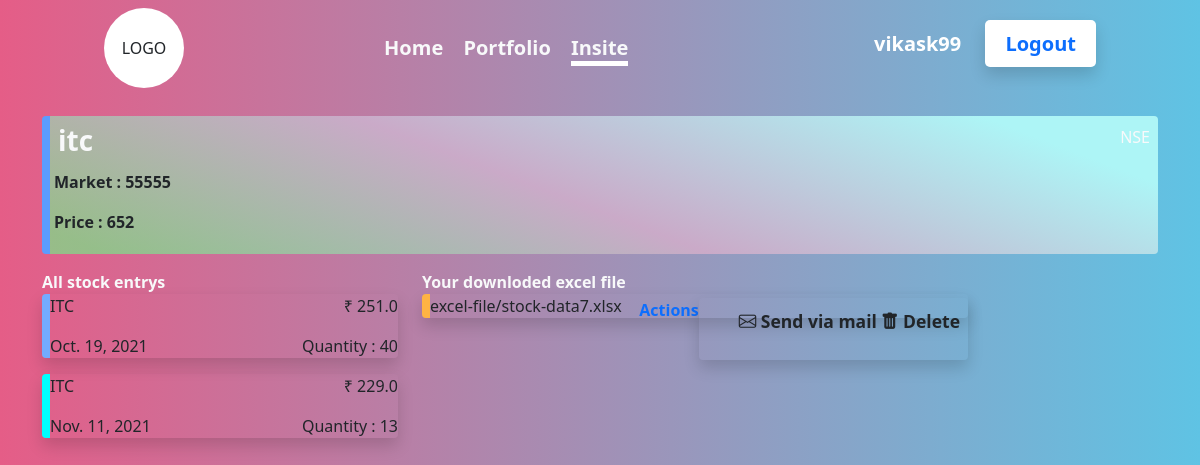
Before: /data_view/ (signed in) with the older database file.
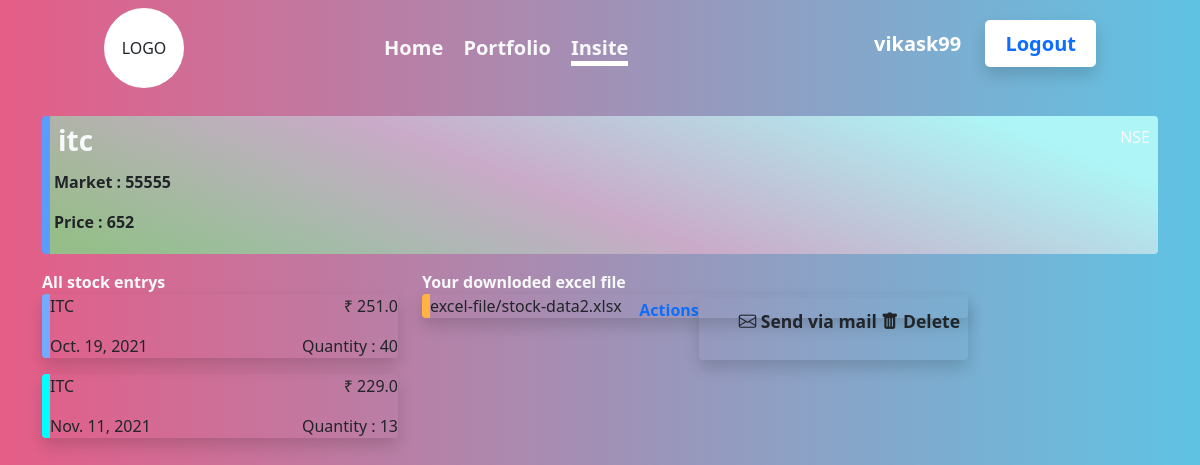
After: the same page with the newer database file.
### stocks/models.py (models this page shows, shortened)
class MyPortfolio(models.Model):
    user = models.ForeignKey(User, on_delete=models.CASCADE)
    stock_name = models.CharField(max_length=20)
    stock_quantity = models.PositiveIntegerField()
    is_favorite = models.BooleanField(default=False)
    date = models.DateField(null=True)
    purchased_price = models.FloatField(null=True)

class Excel_Upload(models.Model):
    user = models.ForeignKey(User, on_delete=models.CASCADE, null=True)
    excel_upload = models.FileField(upload_to='media/')

### stocks/views.py (the view)
# urls.py: path('data_view/', views.data_view, name='data_view'),
def data_view(request):
    if request.user is not None:
        data_all = MyPortfolio.objects.filter(user=request.user)
        data = MyPortfolio.objects.filter(user=request.user).values('stock_name').distinct()    # getting the distinct stock names
        excel_files = Excel_Upload.objects.filter(user=request.user).order_by('-id')
        random_color = ['c-border-1', 'c-border-2', 'c-border-3', 'c-border-4', 'c-border-5', 'c-border-6', 'c-border-7', 'c-border-8', 'c-border-9', 'c-border-10']
        card_bg = ['stock-f-card-1', 'stock-f-card-2', 'stock-f-card-3', 'stock-f-card-4', 'stock-f-card-5']
    else:
        data = None
    return render(request, 'data_view.html', {'data': data, 'excel_files':excel_files, 'random_color':random_color, 'card_bg':card_bg, 'data_all':data_all})

### stocks/templates/data_view.html (shortened to what this page needs)
{% extends 'base.html' %}
{% load static %}
{% block data_active %}active{% endblock %}
{% block static %}
<link rel="stylesheet" href="{% static 'stock/css/data.css' %}?{% now 'U' %}">
<link rel="stylesheet" href="https://cdn.jsdelivr.net/npm/bootstrap-icons@1.3.0/font/bootstrap-icons.css">
<link rel="stylesheet" href="https://cdn.jsdelivr.net/npm/uikit@3.14.3/dist/css/uikit.min.css" />
<link href="https://cdn.jsdelivr.net/npm/bootstrap@5.0.2/dist/css/bootstrap.min.css" rel="stylesheet">
{% endblock static %}
{% block content %}
    <section style="height:100vh">
        <div class="container" >
            <div class=" uk-child-width-1-4@s uk-grid-match mb-3 mt-3 table-responsive" uk-grid>
                {% for stock in data %}
                <div>
                    <div class="uk-card uk-card-secondary uk-card-hover rounded uk-card-body uk-light p-1 {{ random_color | random}} {{ card_bg | random}}">
                        <div class="d-flex justify-content-between p-1">
                            <h3 class="uk-card-title text-light uk-text-uppercase"><strong>{{stock.stock_name}}</strong></h3>
                            <h6 class="mt-1 text-light">NSE</h6>
                        </div>
                        <p><b>Market : 55555</b></p>
                        <p><b>Price : 652</b></p>
                    </div>
                </div>
                {% endfor %}
            </div>
            <div class="row mt-3">
                <div class="col-md-4">
                    <b class="text-light" > All stock entrys </b>
                    {% for file in data_all %}
                        <div class="uk-alert-success rounded shadow {{ random_color | random}}" uk-alert>
                            <div class="d-flex float-end">
                                <span>&#x20B9; {{file.purchased_price}}</span>
                            </div>
                            <p class="text-dark text-uppercase"> {{file.stock_name}}</p>
                            <div class="d-flex float-end">
                                <span>Quantity :  {{file.stock_quantity}}</span>
                            </div>
                            <p> {{file.date}}</p>
                        </div>
                    {% endfor %}
                </div>
                <div class="col-md-6">
                    <b class="text-light" > Your downloded excel file</b>
                    {% for file in excel_files %}
                        <div class="uk-alert-success rounded shadow {{ random_color | random}}" uk-alert>
                            <div class="d-flex float-end mt-1">
                                <b><a  class="uk-button-default border-0 text-decoration-none " type="button" > Actions</a></b>
                                <div class="p-2 rounded shadow" uk-dropdown="pos: right-center" >
                                    <ul class="uk-nav">
                                        <li ><a ><small class="text-decoration-none file-get cursor-pointer" data-id="{{file.id}}" > <i class="bi bi-envelope"></i> Send via mail</small></a></li>
                                        <li ><a ><small class="text-decoration-none file-delete" data-id="{{file.id}}" > <i class="bi bi-trash-fill"></i> Delete</small></a></li>
                                    </ul>
                                </div>
                            </div>
                            <p class="text-dark"> {{ file.excel_upload | escape }}</p>
                        </div>
                    {% empty %}
                        <div class="uk-alert-danger rounded shadow" uk-alert>
                            <p class="text-dark"><span  uk-icon="icon: database; ratio: 1"> </span> No file saved!</p>
                        </div>
                    {% endfor %}
                </div>
            </div>
        </div>
    </section>
{% endblock content %}

Changed rows visible on the page:
removed Excel_Upload: excel_upload "excel-file/stock-data7.xlsx"
added Excel_Upload: excel_upload "excel-file/stock-data2.xlsx"
